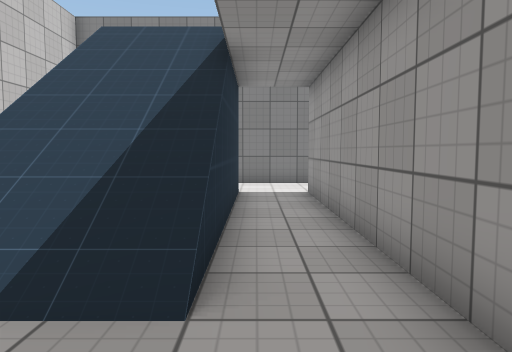
view 1 (above)

19 first-person views from a walk through a scene from a Unity 3-D project. The camera is 1.2 m above the floor, tilts 4° down and sees 70° across. The floor is counted in squares, 1 m on a side. Each view is taken from the middle of a square. On the plan, view 1 faces up. The plan holds only what a view shows up to about 15 squares ahead; the rest is blank. The place goes on beyond the plan. Some surface patterns are stand-ins.

view 2
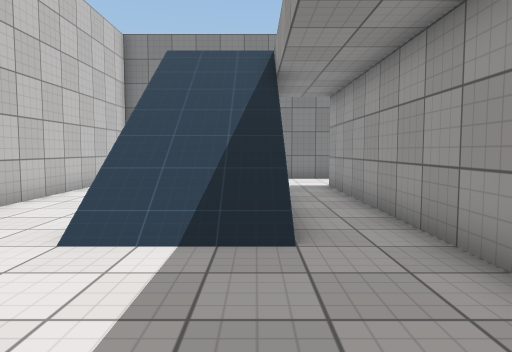

view 3
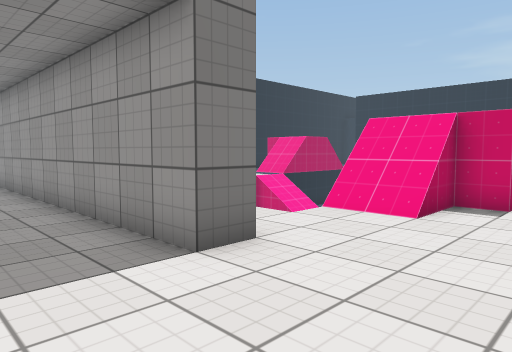

view 4
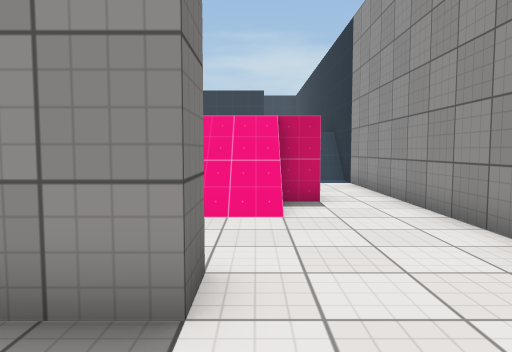

view 5
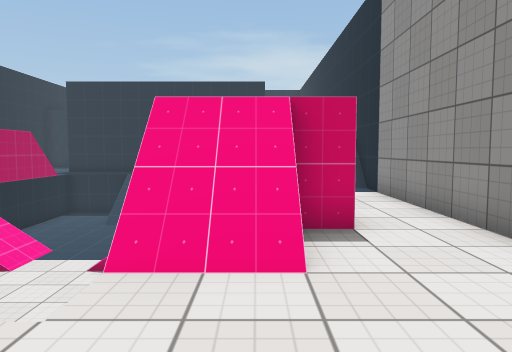

view 6
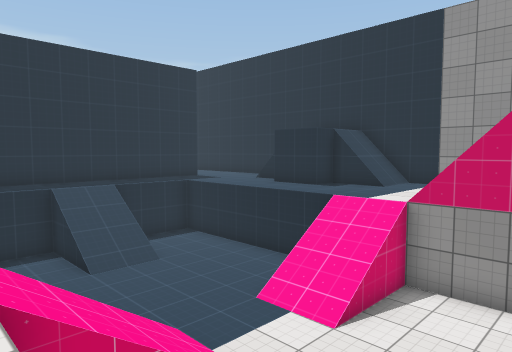

view 7
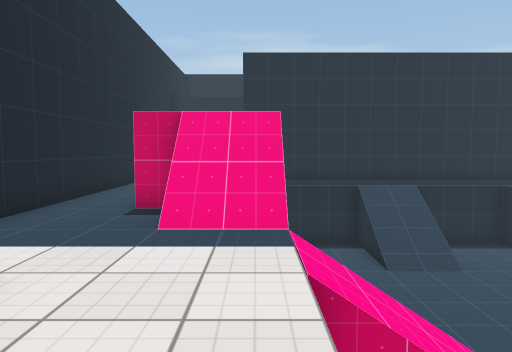

view 8
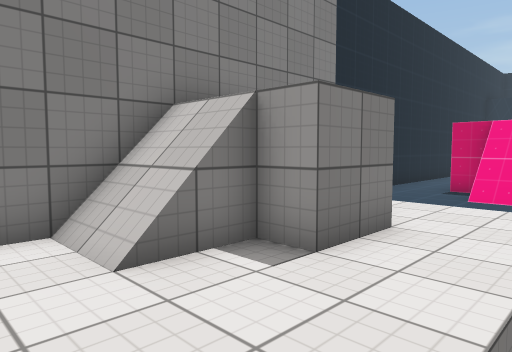

view 9
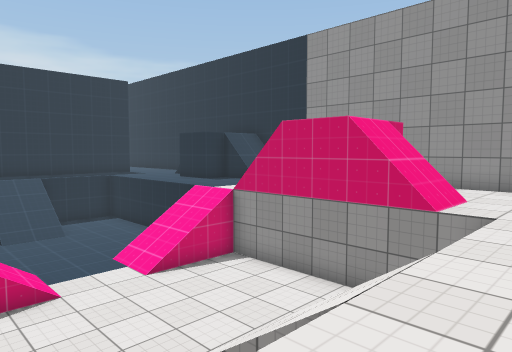

view 10
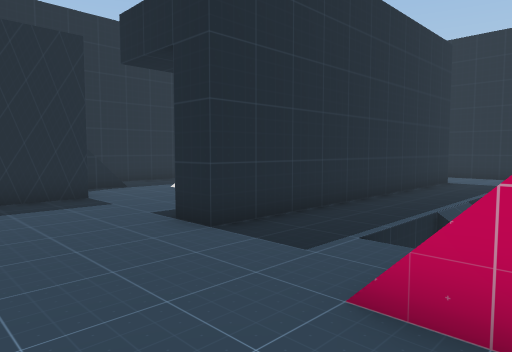

view 11
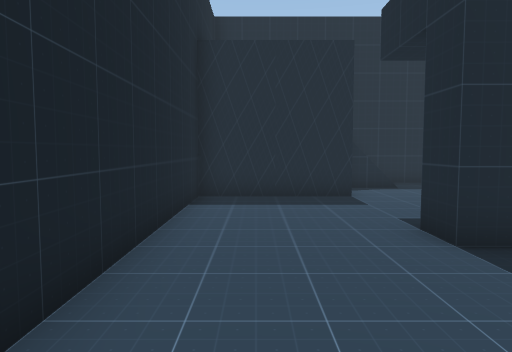

view 12
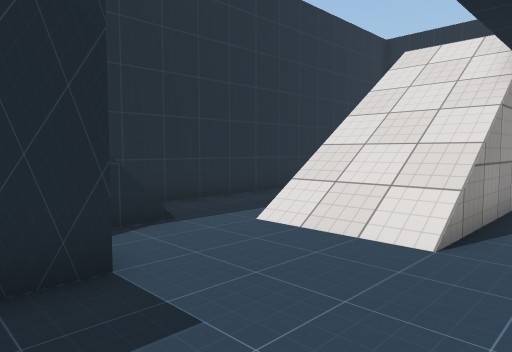

view 13
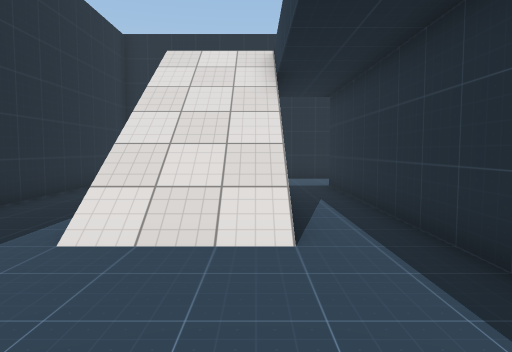

view 14
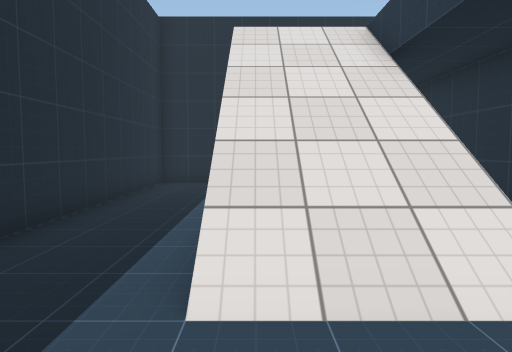

view 15
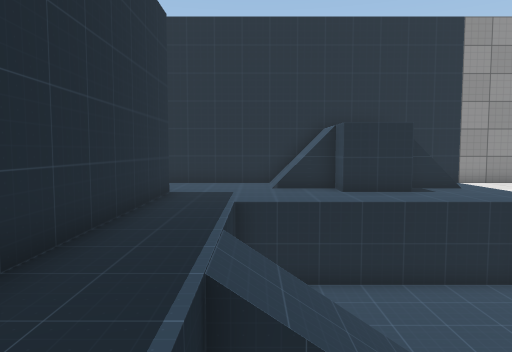

view 16
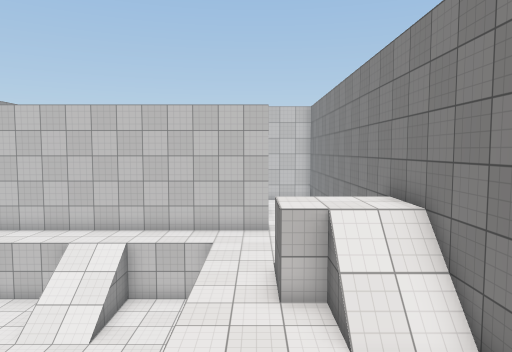

view 17
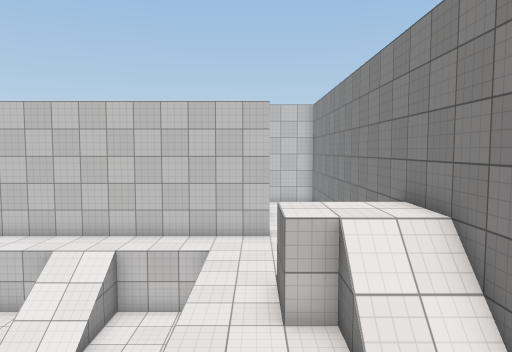

view 18
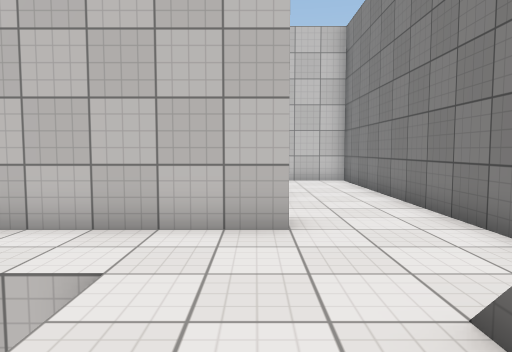

view 19
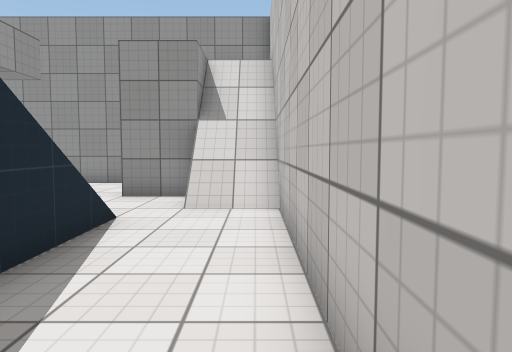

### Floor plan
Key: @ floor where view 1 was taken; # wall or solid block; . main floor; : floor 2 m higher than the main floor; - floor 2 m lower than the main floor; / step, stairs or slope; = window, fence, low wall or low ledge.
Columns run from 7 left of view 1 to 32 right of it. Each row starts with its distance up from view 1.
 14 ####################  ##################
 13 #............//:://................    #
 12 #............//:://................    #
 11 #..............::......   .........    #
 10 #      ..#...........//:: /........
  9 #.     ..#...........//    ...#......
  8 #.  ///..#..----   //  --   ..#......  #
  7 #...///..#..---- --// ------..#........#
  6 #...///#.#..-------//-------..#..///...#
  5 #...///..#..///----------///..#..///...#
  4 #...///..#..///----------///..#..///...#
  3 #...///..#..-------//-------..#..=//...#
  2 #........#..-------//-------..#..///...#
  1 #//......#..-------//-------..#..///...#
  0 #//....@.#...//  //...........#..   ...#
 -1 #//  ........//    ...........#..   ...#
 -2 #//  ..........    ....  ........    ..#
 -3 #    ................//  //......    ..#
 -4 #     ...............//  //.....     ..#
 -5  ########  ####################      ###

Positions as (right, up) in squares from view 1, and headings:
1: (0, 0), facing up
2: (-1, -2), facing up
3: (-1, -4), facing up-right
4: (-1, -1), facing right
5: (2, -1), facing right
6: (8, 9), facing down-right
7: (8, 9), facing right
8: (4, 8), facing up-right
9: (3, 8), facing down-right
10: (18, 13), facing down-right
11: (18, 12), facing right
12: (24, 11), facing down-right
13: (26, 11), facing down
14: (28, 9), facing down
15: (20, 9), facing down
16: (17, 10), facing left
17: (16, 10), facing left
18: (8, 10), facing left
19: (-6, 9), facing down
